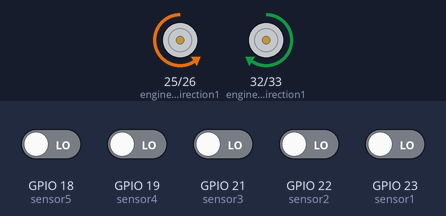
Recording of a sketch running on a simulated ESP32. Parts: motor-driver pin pairs drawn as motors (green arrow = first pin HIGH = forward, orange = second pin HIGH = backward, longer = more drive, scaled by the enable pin). The inputs (shaded band) are chosen by the test bench; at power-on: GPIO 18 (sensor5), GPIO 19 (sensor4), GPIO 21 (sensor3), GPIO 22 (sensor2), GPIO 23 (sensor1) LOW. What the sketch prints to the serial monitor is not drawn.

Above: at 1.7 s.
1.8 s: GPIO 18 (sensor5) driven HIGH
At 2.8 s:
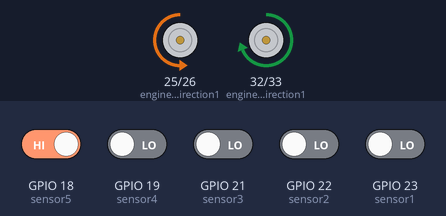
3.3 s: GPIO 21 (sensor3) driven HIGH
At 4.0 s:
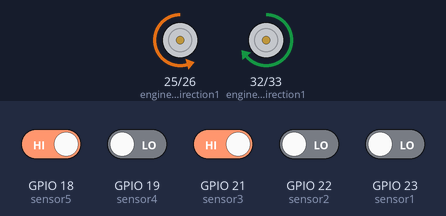
4.8 s: GPIO 21 (sensor3) driven LOW
At 5.2 s:
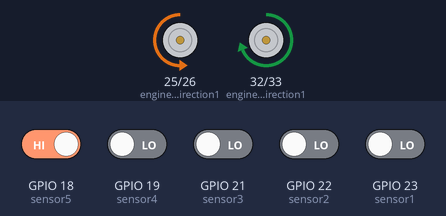
6.3 s: GPIO 22 (sensor2) driven HIGH
At 7.5 s:
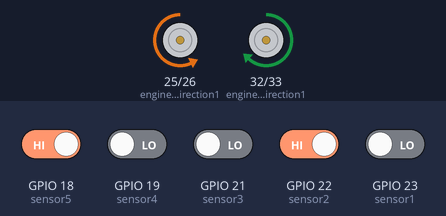
7.8 s: GPIO 19 (sensor4) driven HIGH
At 8.9 s:
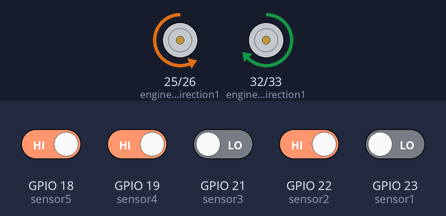
9.3 s: GPIO 22 (sensor2) driven LOW
At 10.1 s:
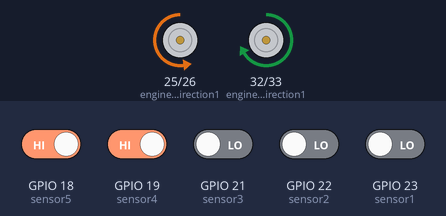
Timing chart, 0 to 11.8 s (numbered marks = the images above; inputs shaded):
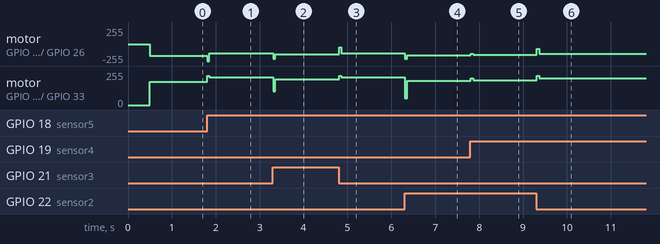

Measured:
- after the input at 1.8 s, motor on GPIO 25 (engineRightDirection1) / GPIO 26 (engineRightDirection2): backward 174/255 → backward 138/255 at once; motor on GPIO 32 (engineLeftDirection1) / GPIO 33 (engineLeftDirection2): forward 174/255 → forward 210/255 at once
- after the input at 3.3 s, motor on GPIO 25 (engineRightDirection1) / GPIO 26 (engineRightDirection2): backward 138/255 → backward 156/255 at once; motor on GPIO 32 (engineLeftDirection1) / GPIO 33 (engineLeftDirection2): forward 210/255 → forward 192/255 at once
- after the input at 4.8 s, motor on GPIO 25 (engineRightDirection1) / GPIO 26 (engineRightDirection2): backward 156/255 → backward 138/255 at once; motor on GPIO 32 (engineLeftDirection1) / GPIO 33 (engineLeftDirection2): forward 192/255 → forward 210/255 at once
- after the input at 6.3 s, motor on GPIO 25 (engineRightDirection1) / GPIO 26 (engineRightDirection2): backward 138/255 → backward 165/255 at once; motor on GPIO 32 (engineLeftDirection1) / GPIO 33 (engineLeftDirection2): forward 210/255 → forward 183/255 at once
- after the input at 7.8 s, motor on GPIO 25 (engineRightDirection1) / GPIO 26 (engineRightDirection2): backward 165/255 → backward 162/255 at once; motor on GPIO 32 (engineLeftDirection1) / GPIO 33 (engineLeftDirection2): forward 183/255 → forward 186/255 at once
- after the input at 9.3 s, motor on GPIO 25 (engineRightDirection1) / GPIO 26 (engineRightDirection2): backward 162/255 → backward 147/255 at once; motor on GPIO 32 (engineLeftDirection1) / GPIO 33 (engineLeftDirection2): forward 186/255 → forward 201/255 at once

The sketch:

main.ino
```cpp
/* Definição de pinagem da placa para os motores */
#define engineLeftDirection1 32
#define engineLeftDirection2 33
#define engineLeftVelocity 27
#define engineRightDirection1 25
#define engineRightDirection2 26
#define engineRightVelocity 14

/* Definição de pinagem da placa para os sensores infravermelhos*/
#define sensor1 23
#define sensor2 22
#define sensor3 21
#define sensor4 19
#define sensor5 18

/* Definição das constantes para o sinal PWM */
const int freq = 30000;
const int ledChannel = 0;
const int ledChanne2 = 1;
const int resolution = 8;

/* Vetor para leitura dos sensores infravermelhos */
int LFSensor[5]={0, 0, 0, 0, 0};

/* Vetor de erros dos sensores infravermelhos */
const int trackBias[5] = {-6,-3, 0, 3, 6};

/* Velocidades dos motores */
int mean = 175;               // velocidade base
int velocidade1, velocidade2; // variaveis de velocidade para cada motor

/* Variáveis de controle para o PID */
int fimDePista = 0;           // flag para identificar final da pista
int realFim = 0;              // flag para identificar o final real do circuito
int lineOut = 0;              // flag para identificar saida da pista
bool liberaControle = false;  // flag para ativar controlador PID

/* Parâmetros do PID */
float error = 0;
float Kp = 6;
int Ki = 0;
float Kd = 3;
float deltaT = 0.1;           // período de aquisição dos valores dos sensores
float h1 = deltaT/2;          // parâmetros do PID que carregam deltaT
float h2 = 1/deltaT;
float b0, b1, b2;             // variáveis para calculo do PID
float previousErrorOne = 0;   // ultimo erro calculado [ e(n-1) ]
float previousErrorTwo = 0;   // penúltimo erro calculado [ e(n-2) ]
float PIDvalue = 0;           // resposta do controlador calculada [ u(n) ]
float PIDLastvalue = 0;       // ultima resposta do controlador calculada [ u(n-1) ]

/* Variaveis para interrupção do contador/timer */
volatile int interruptCounter;
int totalInterruptCounter;

hw_timer_t * timer = NULL;
portMUX_TYPE timerMux = portMUX_INITIALIZER_UNLOCKED;

/* Interrupção do timer */
void IRAM_ATTR onTimer() {
    portENTER_CRITICAL_ISR(&timerMux);
    liberaControle = true;
    interruptCounter++;
    portEXIT_CRITICAL_ISR(&timerMux);
}

/* Definição dos outputs/inputs da pinagem da placa */
void initPinouts() {
    Serial.print("Setting pinnouts..........\n");
    pinMode(engineLeftDirection1, OUTPUT);
    pinMode(engineLeftDirection2, OUTPUT);
    pinMode(engineRightDirection1, OUTPUT);
    pinMode(engineRightDirection2, OUTPUT);

    pinMode(sensor1, INPUT);
    pinMode(sensor2, INPUT);
    pinMode(sensor3, INPUT);
    pinMode(sensor4, INPUT);
    pinMode(sensor5, INPUT);

    // Configurando funcionalidade do PWM
    ledcSetup(ledChannel, freq, resolution);
    ledcSetup(ledChanne2, freq, resolution);

    // Anexando os canais de PWM aos motores
    ledcAttachPin(engineLeftVelocity, ledChannel);
    ledcAttachPin(engineRightVelocity, ledChanne2);
    Serial.print("End setting pinnouts..........\n");
}

/* Configurando valores iniciais para a corrida */
void initRacing() {
    delay(500);
    digitalWrite(engineLeftDirection1,HIGH);
    digitalWrite(engineLeftDirection2,LOW);
    digitalWrite(engineRightDirection1,LOW);
    digitalWrite(engineRightDirection2,HIGH);
    ledcWrite(ledChannel, 160);
    ledcWrite(ledChanne2, 160);
}

/* Inicia timer por interrupção */
void initTimer() {
    timer = timerBegin(0, 80, true);
    timerAttachInterrupt(timer, &onTimer, true);
    timerAlarmWrite(timer, 50000, true);
    timerAlarmEnable(timer);
}

/* Escreve o valor de leitura dos sensores no vetor */
void readPosition() {
    LFSensor[0] = digitalRead(sensor1);
    LFSensor[1] = digitalRead(sensor2);
    LFSensor[2] = digitalRead(sensor3);
    LFSensor[3] = digitalRead(sensor4);
    LFSensor[4] = digitalRead(sensor5);

    lineOut = 0;

    // Verifica final de pista e da corrida
    if(((LFSensor[0]== 1 )&&(LFSensor[1]== 1 )&&(LFSensor[2]== 1 )&&(LFSensor[3]== 1 )&&(LFSensor[4]== 1 ))){
      if(realFim == 3){
        fimDePista += 1;
      }else{
        realFim += 1;
      }
    // Verifica saida da pista
    }else if(((LFSensor[0]== 0 )&&(LFSensor[1]== 0 )&&(LFSensor[2]== 0 )&&(LFSensor[3]== 0 )&&(LFSensor[4]== 0 ))){
        lineOut = 1;
    }else realFim = 0;
}

/* Calcula o erro do controle baseado na leitura dos sensores */
void calcError() {
    int i;
    int activeSensors = 0;
    error = 0;

    for(i=0;i<5;i++)
        activeSensors += LFSensor[i];
    // Calcula erro total dos sensores considerando os sensores ativos
    for(i=0;i<5;i++)
        error += trackBias[i]*LFSensor[i];

    // Se sair da pista, mantém o ultimo erro lido [ e(n-1) ]
    error = lineOut ? previousErrorOne : error/activeSensors;
}

/* Faz o cálculo do sinal de controle PID */
void calculatePID() {
    // Calculo das variáveis do controlador
    b0 = Kp + (Ki*h1) +(Kd*h2);
    b1 = -Kp + (Ki*h1) - (2*Kd*h2);
    b2 = Kd*h2;
    // Verifica se erro é numérico (ou se retorna NAN/null por erro de leitura dos sensores)
    error = isnan(error) ? 0 : error;

    // Calculo do sinal de controle [ u(n) ] considerando o erro atual [ e(n) ], ultimo erro [ e(n-1) ],
    // penúltimo erro [ e(n-2) ] e ultimo esforço de controle calculado [ u(n-1) ]
    PIDvalue = (error*b0) + (previousErrorOne*b1) + (previousErrorTwo*b2) + PIDLastvalue;

    // Verifica se sinal de controle é numérico (ou se retorna NAN/null por erro de cálculo)
    PIDvalue = isnan(PIDvalue) ? 0 : PIDvalue;

    // Atualiza valores antigos dos erros e esforço de controle
    previousErrorTwo = previousErrorOne;
    previousErrorOne = error;
    PIDLastvalue = PIDvalue;
}

/* Zera a velocidade dos motores para parada */
void endRace() {
    ledcWrite(ledChannel, 0);
    ledcWrite(ledChanne2, 0);
}

/* Escreve nos motores a média das velocidades +- o controle PID */
void limiteVelocidade(){
    // Limita a velocidade máxima dos motores em 220 de 255 do sinal PWM
    velocidade1 = (mean + PIDvalue) > 220 ? 220 : (mean + PIDvalue);
    velocidade2 = (mean - PIDvalue) > 220 ? 220 : (mean - PIDvalue);
}

/* Faz o setup da placa */
void setup() {
    // Inicia comunicação serial e chama métodos de configurações iniciais
    Serial.begin(115200);
    initPinouts();
    initRacing();
    initTimer();
}

/* Repete a função loop enquanto o controlador estiver ligado */
void loop() {
    unsigned long start = micros();

    // Verifica se o carrinho está no final da pista
    if(fimDePista != 2) {
        // Lê a posição do carrinho e calcula o erro
        readPosition();
        calcError();

        // Verifica flag de controle atualizada pela interrupção do contador/timer
        if(liberaControle){
            calculatePID();
            liberaControle = false;
        }
        // Atualiza velocidade dos motores
        limiteVelocidade();
        ledcWrite(ledChannel, velocidade1);
        ledcWrite(ledChanne2, velocidade2);
    }
    else {
        endRace();
    }
    delay(50);
}
```
